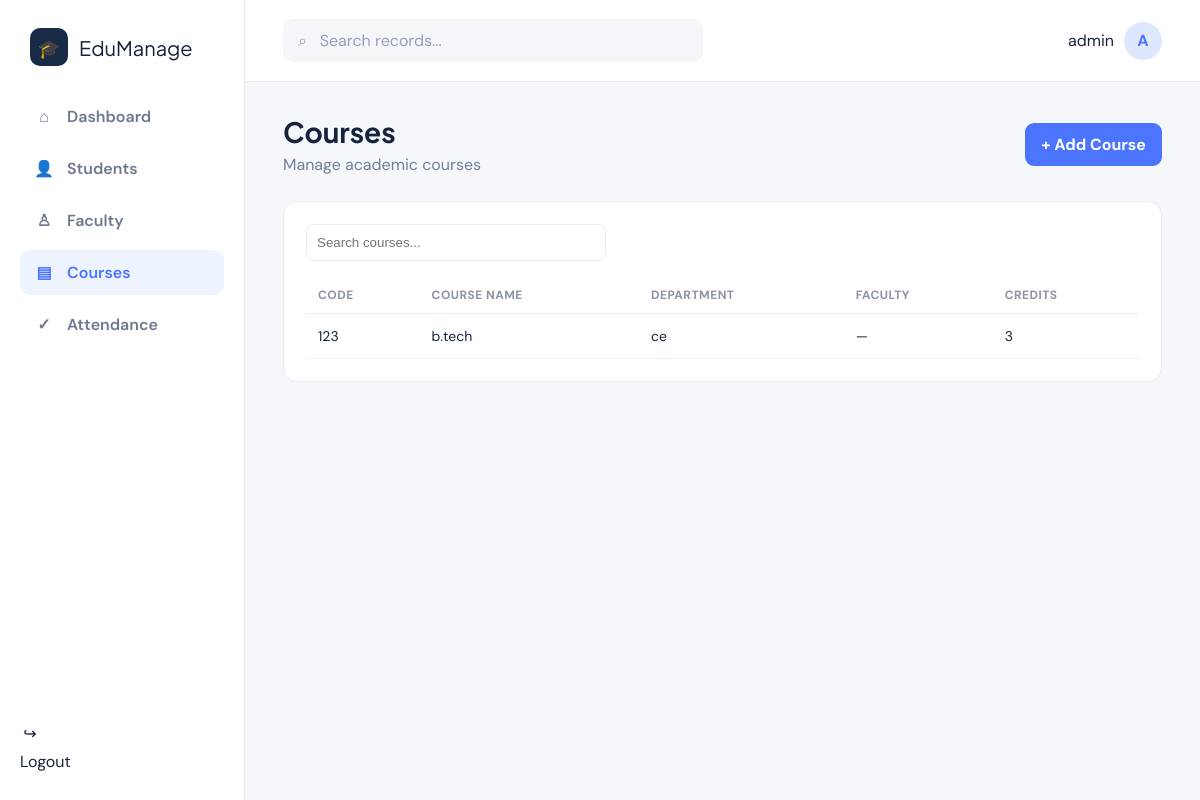
The app's page /courses/ (signed in) with its own data.
### courses/models.py (models this page shows, shortened)
class Course(models.Model):
    code = models.CharField(max_length=20, unique=True)
    name = models.CharField(max_length=150)
    department = models.CharField(max_length=100)
    credits = models.PositiveSmallIntegerField(default=3)
    faculty = models.ForeignKey(Faculty, on_delete=models.SET_NULL, null=True, blank=True, related_name='courses')
    class Meta:
        ordering = ['code']

### courses/views.py (the view)
# urls.py: path('', views.course_list, name='course_list'),
@login_required
def course_list(request):
    query = request.GET.get('q')
    courses = Course.objects.select_related('faculty').all()
    if query:
        courses = courses.filter(name__icontains=query) | courses.filter(code__icontains=query)
    return render(request, 'courses/list.html', {'courses': courses, 'query': query})

### templates/courses/list.html (shortened to what this page needs)
{% extends 'base.html' %}
{% block content %}<div class="page-heading"><div><h1>Courses</h1><p>Manage academic courses</p></div><a class="btn" href="{% url 'course_add' %}">+ Add Course</a></div><div class="card"><form style="margin-bottom:16px" method="get"><input name="q" value="{{ query|default:'' }}" placeholder="Search courses..." style="width:300px;padding:10px;border:1px solid var(--line);border-radius:8px"></form><table><thead><tr><th>Code</th><th>Course Name</th><th>Department</th><th>Faculty</th><th>Credits</th></tr></thead><tbody>{% for c in courses %}<tr><td>{{ c.code }}</td><td>{{ c.name }}</td><td>{{ c.department }}</td><td>{{ c.faculty.name|default:'—' }}</td><td>{{ c.credits }}</td></tr>{% empty %}<tr><td colspan="5" class="empty">No courses found</td></tr>{% endfor %}</tbody></table></div>{% endblock %}

### templates/base.html (shortened to what this page needs)
{% load static %}
<!doctype html>
<html lang="en">
<head>
  <link rel="stylesheet" href="{% static 'css/style.css' %}">
</head>
<body>
  <div class="app">
    <aside class="sidebar">
      <a class="brand" href="{% url 'dashboard' %}"><span class="brand-mark">🎓</span><span>EduManage</span></a>
      <nav class="nav">
        <a href="{% url 'dashboard' %}" class="{% if request.resolver_match.url_name == 'dashboard' %}active{% endif %}"><span class="nav-icon">⌂</span> Dashboard</a>
        <a href="{% url 'student_list' %}" class="{% if 'student' in request.resolver_match.url_name %}active{% endif %}"><span class="nav-icon">👤</span> Students</a>
        <a href="{% url 'faculty_list' %}" class="{% if 'faculty' in request.resolver_match.url_name %}active{% endif %}"><span class="nav-icon">♙</span> Faculty</a>
        <a href="{% url 'course_list' %}" class="{% if 'course' in request.resolver_match.url_name %}active{% endif %}"><span class="nav-icon">▤</span> Courses</a>
        <a href="{% url 'attendance_list' %}" class="{% if 'attendance' in request.resolver_match.url_name %}active{% endif %}"><span class="nav-icon">✓</span> Attendance</a>
      </nav>
      <div class="sidebar-footer"><a class="nav" href="{% url 'logout' %}"><span class="nav-icon">↪</span> Logout</a></div>
    </aside>
    <main class="main">
      <header class="topbar"><div class="search">⌕ &nbsp; Search records...</div><div class="profile"><span>{{ request.user.get_full_name|default:request.user.username }}</span><div class="avatar">{{ request.user.username|first|upper }}</div></div></header>
      <section class="content">
        {% block content %}{% endblock %}
      </section>
    </main>
  </div>
</body>
</html>

### static/css/style.css (style rules this page uses)
:root { --ink:#17233c; --muted:#718096; --navy:#172a46; --teal:#24a69a; --blue:#4b74ff; --cream:#f5f7fb; --line:#e7ebf2; }
* { box-sizing:border-box; }
body { margin:0; font-family:'DM Sans',sans-serif; background:var(--cream); color:var(--ink); }
a { text-decoration:none; color:inherit; }
.app { display:grid; grid-template-columns:245px 1fr; min-height:100vh; }
.sidebar { background:#fff; border-right:1px solid var(--line); padding:28px 20px; display:flex; flex-direction:column; position:sticky; top:0; height:100vh; }
.brand { display:flex; align-items:center; gap:11px; padding:0 10px 28px; font-family:'Plus Jakarta Sans',sans-serif; font-size:20px; }
.brand-mark { width:38px; height:38px; border-radius:10px; background:var(--navy); color:white; display:grid; place-items:center; font-size:18px; }
.nav { display:flex; flex-direction:column; gap:7px; }
.nav a { display:flex; align-items:center; gap:13px; padding:12px 14px; border-radius:10px; color:#6d7890; font-weight:600; }
.nav a.active,.nav a:hover { background:#edf3ff; color:var(--blue); }
.nav-icon { width:20px; text-align:center; }
.sidebar-footer { margin-top:auto; }
.main { min-width:0; }
.topbar { height:82px; background:#fff; border-bottom:1px solid var(--line); display:flex; align-items:center; justify-content:space-between; padding:0 38px; }
.search { width:min(420px,45vw); background:#f4f6fa; border-radius:10px; padding:11px 15px; color:#96a0b4; }
.profile { display:flex; align-items:center; gap:10px; }
.avatar { width:38px; height:38px; border-radius:50%; background:#dfe7ff; display:grid; place-items:center; color:var(--blue); font-weight:700; }
.content { padding:32px 38px 50px; }
.page-heading { display:flex; justify-content:space-between; align-items:center; margin-bottom:26px; }
.page-heading h1 { margin:0 0 5px; font-family:'Plus Jakarta Sans',sans-serif; font-size:28px; }
.page-heading p { margin:0; color:var(--muted); }
.btn { border:0; border-radius:9px; background:var(--blue); color:#fff; padding:11px 16px; font-weight:700; cursor:pointer; display:inline-block; }
.card { background:#fff; border:1px solid var(--line); border-radius:14px; padding:22px; }
table { width:100%; border-collapse:collapse; }
th { text-align:left; color:#8a94a6; font-size:12px; text-transform:uppercase; letter-spacing:.04em; padding:10px 12px; border-bottom:1px solid var(--line); }
td { padding:13px 12px; border-bottom:1px solid #f0f2f6; font-size:14px; }

### records on screen
Course: code "123", name "b.tech", department "ce", faculty.name "—", credits "3"

### other values on screen
{{ request.user.get_full_name|default:request.user.username }} "admin"
{{ request.user.username|first|upper }} "A"
